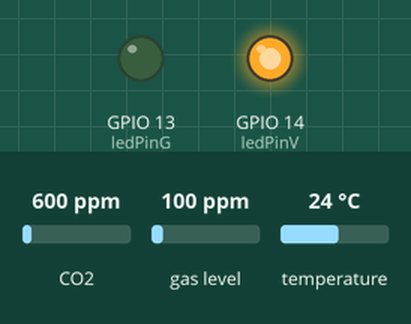
Recording of a sketch running on a simulated ESP32. On the bench: output pins drawn as LEDs (lit = HIGH). Inputs (shaded band) come from the test bench; at power-on: CO2 600 ppm, gas level 100 ppm, temperature 24 °C. WiFi joins after 1.5 s; servers stay silent unless stated; no MQTT or app messages arrive unless stated; what the sketch prints to the serial monitor is not drawn.

Above: at 0.1 s.
At 1.6 s:
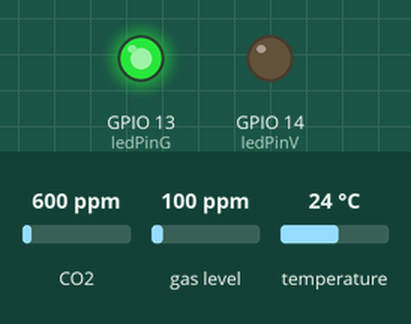
Timing chart, 0 to 3.1 s (numbered marks = the images above):
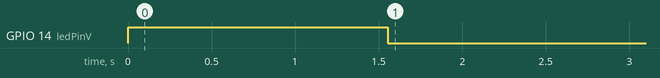

The sketch:

ler_gas_mqtt.ino
```cpp
#include <PubSubClient.h>
#include <ArduinoJson.h>
#include <WiFi.h>
#include "Adafruit_CCS811.h"

WiFiClient espClient;
PubSubClient client(espClient);

const char* ssid = "IS3L";
const char* password = "ErasmusKustar";
//const char* mqttServer = "postman.cloudmqtt.com";
const char* mqttServer = "10.231.234.184";//"193.136.205.56";//"193.136.230.233";
const int mqttPort = 1883;
//const int mqttPort = 14877;
const char* mqttUser = "pkmtmkxo";
const char* mqttPassword = "cY9ZBQTUMmKs";

Adafruit_CCS811 ccs;

float valores_temp[10];
float valores_TVOC[10];
float valores_CO2[10];

float CO2 = 0;
float TVOC = 0;
float temp = 0;
float CO2_anterior = 0;
float TVOC_anterior = 0;
float temp_anterior = 0;

StaticJsonDocument<300> JSONbuffer;
JsonObject JSONencoder = JSONbuffer.to<JsonObject>();

int ledPinG = 13;
int ledPinV = 14;

int cont = 1;

void setup() {
  Serial.begin(115200);
  pinMode (ledPinG, OUTPUT);
  pinMode (ledPinV, OUTPUT);

  if (!ccs.begin()) {
    Serial.println("Failed to start sensor! Please check your wiring.");
    while (1);
  }

  //calibrate temperature sensor
  while (!ccs.available());
  float temp = ccs.calculateTemperature();
  ccs.setTempOffset(temp - 25.0);

  configuracoes_rede();
  configuracoes_mqtt();
}

void loop() {
  digitalWrite (ledPinV, LOW);
  digitalWrite (ledPinG, HIGH);

  static uint32_t beat = 0;
  static uint32_t beat_ant = 0;
  if (millis() - beat > 1000 * cont) {
    cont++;
    Serial.print("Valor do contador: ");
    Serial.println(cont);
    Serial.print("Valor do tempo: ");
    Serial.println(millis() - beat);
    digitalWrite (ledPinV, LOW);
    digitalWrite (ledPinG, HIGH);

    if (millis() - beat < 5*60000) {
      if (ccs.available()) {
        temp = ccs.calculateTemperature();
        if (!ccs.readData()) {
          TVOC = ccs.getTVOC();
          CO2 = ccs.geteCO2();

          Serial.print("CO2: ");
          Serial.print(CO2);
          Serial.print("ppm, TVOC: ");
          Serial.print(TVOC);
          Serial.print("ppb   Temp:");
          Serial.println(temp);
        }
        else {
          Serial.println("ERROR!");
        }
      }
    }
    else {
      cont = 1;
      digitalWrite (ledPinV, HIGH);
      digitalWrite (ledPinG, HIGH);

      Serial.println("Enviando dados!");
      char result[8];

      erro_rede();
      Serial.print("TVOC: ");
      Serial.println(CO2);
      Serial.print("TVOC anterior: ");
      Serial.println(TVOC_anterior);

      /*if (temp != temp_anterior) {
        Serial.println("Enviando temperatura!");
        dtostrf(temp, 6, 2, result);
        client.publish("esp/temperature", result);
        //client.subscribe("esp/temperature");
        Serial.print("Enviei temperatura");
        temp_anterior = temp;
      }

      if (TVOC != TVOC_anterior) {
        dtostrf(TVOC, 6, 2, result);
        client.publish("esp/tvoc", result);
        //client.subscribe("esp/tvoc");
        Serial.print(" e TVOC. | ");
        TVOC_anterior = TVOC;
      }

      if (CO2 != CO2_anterior) {
        dtostrf(CO2, 6, 2, result);
        client.publish("esp/co2", result);
        //client.subscribe("esp/co2");
        Serial.print(", CO2");
        CO2_anterior = CO2;
      }*/

      if (temp != temp_anterior || TVOC != TVOC_anterior || CO2 != CO2_anterior) {
        JSONencoder["device"] = "ESP32";
        JSONencoder["sensorType"] = "CO2 Sensor";
        JSONencoder["temperature"] = temp;
        JSONencoder["TVOC"] = TVOC;
        JSONencoder["CO2"] = CO2;
        char JSONmessageBuffer[100];
        serializeJson(JSONencoder,JSONmessageBuffer,sizeof(JSONmessageBuffer));
        client.publish("esp/co2", JSONmessageBuffer);
        //dtostrf(TVOC, 6, 2, result);
        //client.publish("esp/tvoc", result);
        //client.subscribe("esp/tvoc");
        Serial.print(" e TVOC. | ");
        TVOC_anterior = TVOC;
        CO2_anterior = CO2;
        temp_anterior = temp;
      }

      beat = millis();
      if (beat_ant > beat)
        beat = 0;
      else
        beat_ant = beat;
    }
  }
  //Serial.print("MQTT connection state: ");
  //Serial.println(client.state());
}

void configuracoes_rede() {
  digitalWrite (ledPinV, HIGH);
  digitalWrite (ledPinG, LOW);
  static uint32_t beat = 0;
  static uint32_t beat_ant = 0;
  WiFi.disconnect();
  WiFi.begin(ssid,password);
  while (WiFi.status() != WL_CONNECTED) {
    if (millis() - beat > 500) {
      Serial.print("Connecting to WiFi:");
      Serial.println(ssid);
    }
    beat = millis();
    if (beat_ant > beat)
      beat = 0;
    else
      beat_ant = beat;
  }
  Serial.println("Connected to the WiFi network");
  Serial.println("");
  Serial.println("IP address: ");
  Serial.println(WiFi.localIP());
  digitalWrite (ledPinV, HIGH);
  digitalWrite (ledPinG, HIGH);
  //configuracoes_mqtt();
}

void configuracoes_mqtt() {
  digitalWrite (ledPinV, HIGH);
  digitalWrite (ledPinG, HIGH);
  static uint32_t beat = 0;
  static uint32_t beat_ant = 0;

  client.setServer(mqttServer, mqttPort);

  int contador = 0;
  while (!client.connected()) {
    Serial.println("Passei por aqui2!");
    Serial.println("Connecting to MQTT…");
    String clientId = "ESP32Client-";
    //clientId += String(random(0xffff), HEX);
    if (client.connect("gas")) {
      //if (client.connect("movement", mqttUser, mqttPassword )) {
      Serial.println("connected");
    } else {
      if (millis() - beat > 2000) {
        Serial.print("failed with state ");
        Serial.print(client.state());
        beat = millis();
        if (beat_ant > beat)
          beat = 0;
        else
          beat_ant = beat;
        if (contador > 2) {
          ESP.restart();
        }
        contador++;
        Serial.print("Contador: ");
        Serial.println(contador);
      }
      Serial.print("Passei pela espera e: ");
      Serial.println(millis() - beat);
    }
  }
  Serial.println("Passei por aqui1!");
  client.publish("esp/connect", "gas");
  //client.subscribe("esp/connect");

  digitalWrite (ledPinV, LOW);
  digitalWrite (ledPinG, LOW);
}

void erro_rede() {
  if (WiFi.status() != WL_CONNECTED) {
    Serial.println("Erro na conexão wifi!");
    configuracoes_rede();
  }
  if (!client.connected()) {
    Serial.println("Erro na conexão MQTT!");
    configuracoes_mqtt();
  }
}
//
//float calculos(float valores[]) {
//
//  Serial.println("Passei por aqui14!");
//  float media = 0;
//  for (int i = 0; i < 10; i++) {
//    media += valores[i];
//  }
//  media = media / 10;
//
//  float tabela_aux[10];
//  for (int i = 0; i < 10; i++) {
//    tabela_aux[i] = (valores[i] - media) * (valores[i] - media);
//  }
//
//  float tabela_soma = 0;
//  for (int i = 0; i < 10; i++) {
//    tabela_soma += tabela_aux[i];
//  }
//  float desvio_padrao = sqrt(tabela_soma / 10);
//
//  float media_final = 0;
//  int total = 0;
//  for (int i = 0; i < 10; i++) {
//    if ((media - desvio_padrao <= valores[i]) && (media + desvio_padrao >= valores[i])) {
//      media_final += valores[i];
//      total++;
//    }
//  }
//  return media_final / total;
//}
```
